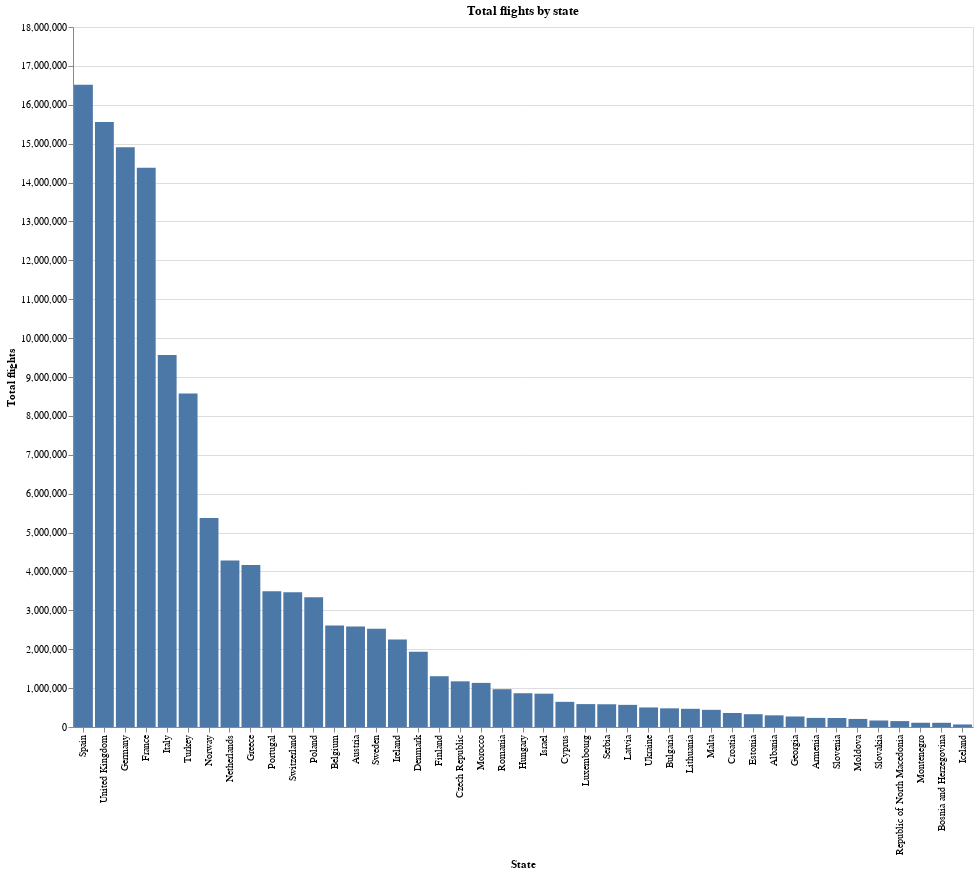

Notebook cell for this chart:
### Code cell
bar = alt.Chart(count_flights).mark_bar().encode(
    x=alt.X('STATE_NAME:N', sort='-y', title='State'),
    y=alt.Y('total_flights:Q', title='Total flights'),
).properties(
    title='Total flights by state',
    width=900,
    height=700
).interactive()

bar

### Figure 1 — Vega-Lite specification as saved in the notebook (floating-point values rounded to 4 significant figures)
{"config": {"view": {"continuousWidth": 300, "continuousHeight": 300}}, "data": {"name": "data-6825b08b82a48e707ded1946338abfb8"}, "mark": {"type": "bar"}, "encoding": {"x": {"field": "STATE_NAME", "sort": "-y", "title": "State", "type": "nominal"}, "y": {"field": "total_flights", "title": "Total flights", "type": "quantitative"}}, "height": 700, "params": [{"name": "param_1", "select": {"type": "interval", "encodings": ["x", "y"]}, "bind": "scales"}], "title": "Total flights by state", "width": 900, "$schema": "https://vega.github.io/schema/vega-lite/v5.8.0.json", "datasets": {"data-6825b08b82a48e707ded1946338abfb8": [{"STATE_NAME": "Spain", "total_flights": 16516439}, {"STATE_NAME": "United Kingdom", "total_flights": 15557754}, {"STATE_NAME": "Germany", "total_flights": 14910621}, {"STATE_NAME": "France", "total_flights": 14377811}, {"STATE_NAME": "Italy", "total_flights": 9567630}, {"STATE_NAME": "Turkey", "total_flights": 8577810}, {"STATE_NAME": "Norway", "total_flights": 5372542}, {"STATE_NAME": "Netherlands", "total_flights": 4282241}, {"STATE_NAME": "Greece", "total_flights": 4167203}, {"STATE_NAME": "Portugal", "total_flights": 3487895}, {"STATE_NAME": "Switzerland", "total_flights": 3461918}, {"STATE_NAME": "Poland", "total_flights": 3337156}, {"STATE_NAME": "Belgium", "total_flights": 2607995}, {"STATE_NAME": "Austria", "total_flights": 2582286}, {"STATE_NAME": "Sweden", "total_flights": 2524492}, {"STATE_NAME": "Ireland", "total_flights": 2252423}, {"STATE_NAME": "Denmark", "total_flights": 1933012}, {"STATE_NAME": "Finland", "total_flights": 1305500}, {"STATE_NAME": "Czech Republic", "total_flights": 1174469}, {"STATE_NAME": "Morocco", "total_flights": 1134024}, {"STATE_NAME": "Romania", "total_flights": 972298}, {"STATE_NAME": "Hungary", "total_flights": 868337}, {"STATE_NAME": "Israel", "total_flights": 856913}, {"STATE_NAME": "Cyprus", "total_flights": 647357}, {"STATE_NAME": "Luxembourg", "total_flights": 589163}, {"STATE_NAME": "Serbia", "total_flights": 584781}, {"STATE_NAME": "Latvia", "total_flights": 569415}, {"STATE_NAME": "Ukraine", "total_flights": 503023}, {"STATE_NAME": "Bulgaria", "total_flights": 479946}, {"STATE_NAME": "Lithuania", "total_flights": 467934}, {"STATE_NAME": "Malta", "total_flights": 441601}, {"STATE_NAME": "Croatia", "total_flights": 360229}, {"STATE_NAME": "Estonia", "total_flights": 329228}, {"STATE_NAME": "Albania", "total_flights": 300361}, {"STATE_NAME": "Georgia", "total_flights": 270549}, {"STATE_NAME": "Armenia", "total_flights": 233722}, {"STATE_NAME": "Slovenia", "total_flights": 232044}, {"STATE_NAME": "Moldova", "total_flights": 207539}, {"STATE_NAME": "Slovakia", "total_flights": 167108}, {"STATE_NAME": "Republic of North Macedonia", "total_flights": 151719}, {"STATE_NAME": "Montenegro", "total_flights": 109146}, {"STATE_NAME": "Bosnia and Herzegovina", "total_flights": 108331}, {"STATE_NAME": "Iceland", "total_flights": 65485}]}}
